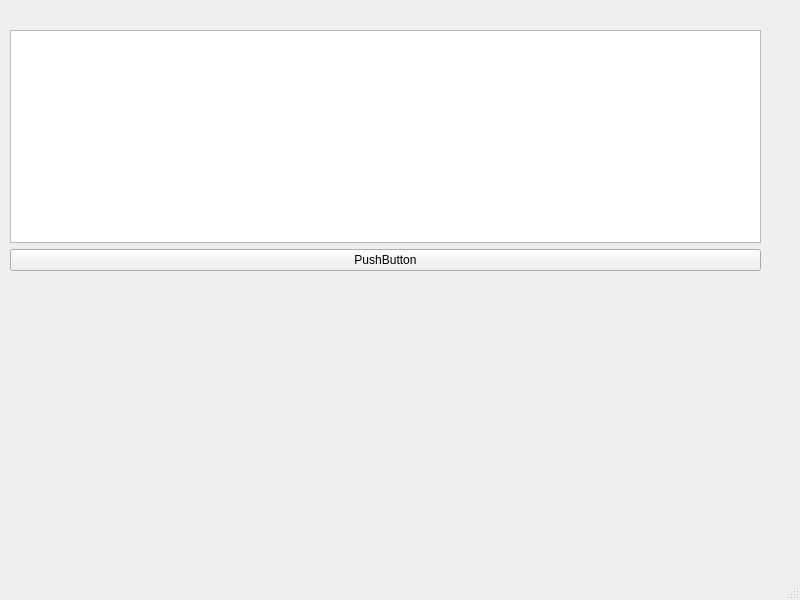
<?xml version="1.0" encoding="UTF-8"?>
<ui version="4.0">
 <class>MainWindow</class>
 <widget class="QMainWindow" name="MainWindow">
  <property name="geometry">
   <rect>
    <x>0</x>
    <y>0</y>
    <width>800</width>
    <height>600</height>
   </rect>
  </property>
  <property name="windowTitle">
   <string>MainWindow</string>
  </property>
  <widget class="QWidget" name="centralwidget">
   <widget class="QWidget" name="">
    <property name="geometry">
     <rect>
      <x>10</x>
      <y>30</y>
      <width>751</width>
      <height>241</height>
     </rect>
    </property>
    <layout class="QVBoxLayout" name="verticalLayout">
     <item>
      <widget class="QTableWidget" name="tableWidget"/>
     </item>
     <item>
      <widget class="QSplitter" name="splitter">
       <property name="orientation">
        <enum>Qt::Horizontal</enum>
       </property>
       <widget class="QPushButton" name="pushButton">
        <property name="text">
         <string>PushButton</string>
        </property>
       </widget>
      </widget>
     </item>
    </layout>
   </widget>
  </widget>
  <widget class="QMenuBar" name="menubar">
   <property name="geometry">
    <rect>
     <x>0</x>
     <y>0</y>
     <width>800</width>
     <height>21</height>
    </rect>
   </property>
  </widget>
  <widget class="QStatusBar" name="statusbar"/>
 </widget>
 <resources/>
 <connections/>
</ui>
